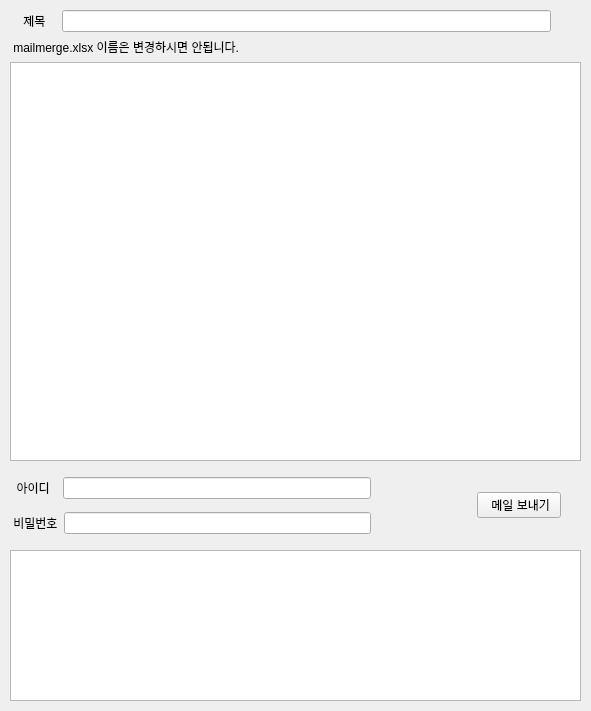
<?xml version="1.0" encoding="UTF-8"?>
<ui version="4.0">
 <class>Form</class>
 <widget class="QWidget" name="Form">
  <property name="geometry">
   <rect>
    <x>0</x>
    <y>0</y>
    <width>591</width>
    <height>711</height>
   </rect>
  </property>
  <property name="windowTitle">
   <string>Form</string>
  </property>
  <widget class="QWidget" name="verticalLayoutWidget">
   <property name="geometry">
    <rect>
     <x>10</x>
     <y>10</y>
     <width>571</width>
     <height>451</height>
    </rect>
   </property>
   <layout class="QVBoxLayout" name="verticalLayout">
    <item>
     <layout class="QHBoxLayout" name="horizontalLayout">
      <item>
       <spacer name="horizontalSpacer_3">
        <property name="orientation">
         <enum>Qt::Horizontal</enum>
        </property>
        <property name="sizeType">
         <enum>QSizePolicy::Fixed</enum>
        </property>
        <property name="sizeHint" stdset="0">
         <size>
          <width>10</width>
          <height>20</height>
         </size>
        </property>
       </spacer>
      </item>
      <item>
       <widget class="QLabel" name="label_title">
        <property name="text">
         <string> 제목</string>
        </property>
       </widget>
      </item>
      <item>
       <spacer name="horizontalSpacer_2">
        <property name="orientation">
         <enum>Qt::Horizontal</enum>
        </property>
        <property name="sizeType">
         <enum>QSizePolicy::Fixed</enum>
        </property>
        <property name="sizeHint" stdset="0">
         <size>
          <width>10</width>
          <height>20</height>
         </size>
        </property>
       </spacer>
      </item>
      <item>
       <widget class="QLineEdit" name="lineEdit_mail_title"/>
      </item>
      <item>
       <spacer name="horizontalSpacer">
        <property name="orientation">
         <enum>Qt::Horizontal</enum>
        </property>
        <property name="sizeType">
         <enum>QSizePolicy::Fixed</enum>
        </property>
        <property name="sizeHint" stdset="0">
         <size>
          <width>30</width>
          <height>20</height>
         </size>
        </property>
       </spacer>
      </item>
     </layout>
    </item>
    <item>
     <widget class="QLabel" name="comment">
      <property name="text">
       <string> mailmerge.xlsx 이름은 변경하시면 안됩니다.</string>
      </property>
     </widget>
    </item>
    <item>
     <widget class="QTextEdit" name="textEdit"/>
    </item>
   </layout>
  </widget>
  <widget class="QWidget" name="horizontalLayoutWidget_4">
   <property name="geometry">
    <rect>
     <x>10</x>
     <y>470</y>
     <width>571</width>
     <height>71</height>
    </rect>
   </property>
   <layout class="QHBoxLayout" name="horizontalLayout_4">
    <item>
     <layout class="QVBoxLayout" name="verticalLayout_2">
      <item>
       <layout class="QHBoxLayout" name="horizontalLayout_2">
        <item>
         <widget class="QLabel" name="label_mail_id">
          <property name="text">
           <string>  아이디  </string>
          </property>
         </widget>
        </item>
        <item>
         <widget class="QLineEdit" name="lineEdit_id"/>
        </item>
       </layout>
      </item>
      <item>
       <layout class="QHBoxLayout" name="horizontalLayout_3">
        <item>
         <widget class="QLabel" name="label_mail_pw">
          <property name="text">
           <string> 비밀번호</string>
          </property>
         </widget>
        </item>
        <item>
         <widget class="QLineEdit" name="lineEdit_pw"/>
        </item>
       </layout>
      </item>
     </layout>
    </item>
    <item>
     <spacer name="horizontalSpacer_4">
      <property name="orientation">
       <enum>Qt::Horizontal</enum>
      </property>
      <property name="sizeType">
       <enum>QSizePolicy::Fixed</enum>
      </property>
      <property name="sizeHint" stdset="0">
       <size>
        <width>100</width>
        <height>20</height>
       </size>
      </property>
     </spacer>
    </item>
    <item>
     <widget class="QPushButton" name="pushButton_sendmail">
      <property name="enabled">
       <bool>true</bool>
      </property>
      <property name="layoutDirection">
       <enum>Qt::LeftToRight</enum>
      </property>
      <property name="text">
       <string>   메일 보내기  </string>
      </property>
      <property name="iconSize">
       <size>
        <width>15</width>
        <height>16</height>
       </size>
      </property>
     </widget>
    </item>
    <item>
     <spacer name="horizontalSpacer_5">
      <property name="orientation">
       <enum>Qt::Horizontal</enum>
      </property>
      <property name="sizeType">
       <enum>QSizePolicy::Fixed</enum>
      </property>
      <property name="sizeHint" stdset="0">
       <size>
        <width>20</width>
        <height>20</height>
       </size>
      </property>
     </spacer>
    </item>
   </layout>
  </widget>
  <widget class="QListView" name="listView_log">
   <property name="geometry">
    <rect>
     <x>10</x>
     <y>550</y>
     <width>571</width>
     <height>151</height>
    </rect>
   </property>
  </widget>
 </widget>
 <resources/>
 <connections/>
</ui>
